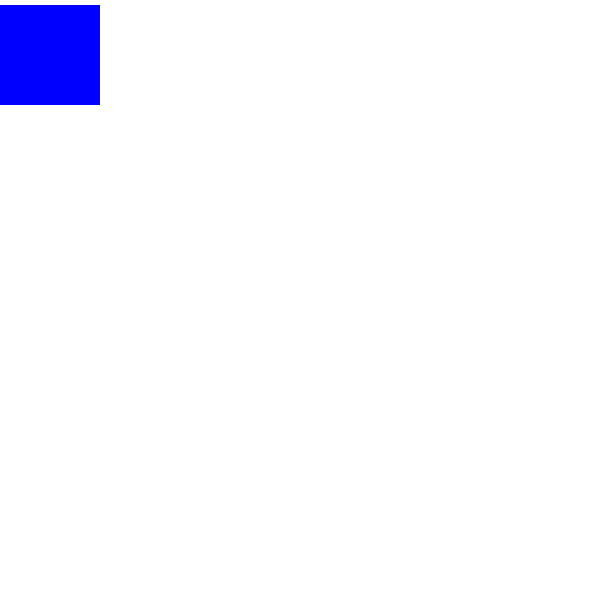
Frame 1 (no input)
Frame 60 (no input): identical to frame 1, image omitted
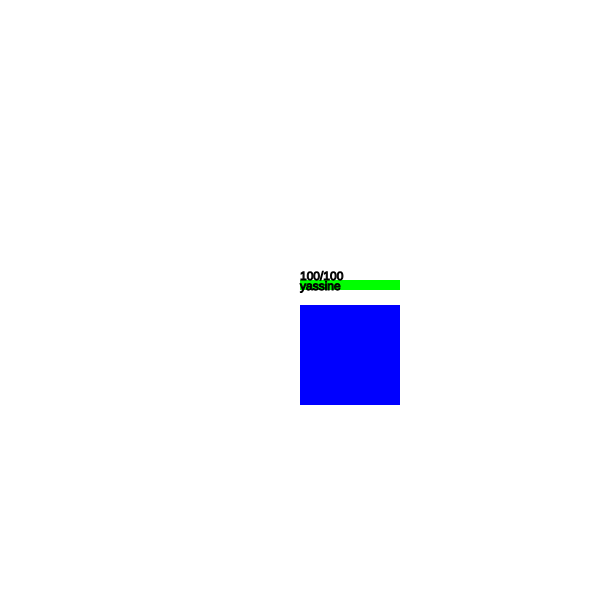
Frame 120 (the mouse pressed at the canvas centre since frame 60)

The p5.js sketch that drew these frames (run headless with seeded random() and noise() and a simulated clock; from frame 60 on, the mouse is pressed at the canvas centre):

// p5.js sketch
// ── sketch.js

var h;

function setup() {
  createCanvas(600,600);
  
  h = new healt(width/2,height/2,100);  
  h.show();
}
function keyTyped(){
  if(key == 'r'){
    h.reset();
    background(255);
    h.show();
  }
  if(key == 'a'){
    h.gotHit(20);
    background(255);
    h.show();
  }
  if(key == 'h'){
    h.heal(10);
    background(255);
    h.show();
  }
  if(key == 'g'){
    h.addHealt(10);
    background(255);
    h.show();
  }
}
function draw() {
    background(255);
  h.x = mouseX;
  h.y = mouseY-20;
  h.show();
  noStroke();
  fill(0,0,255);
  rect(mouseX,mouseY+5,100,100);
}



// ── healt.js

function healt(x,y,current){
  this.name = "yassine";
  this.x = x;
  this.y = y;
  this.max = 100;
  this.current = current;
  
  this.show = function(){
    //this.current = map(this.current,0,this.max,0,100);
    this.current = constrain(this.current,0,this.max);
    
    //this.current = map(this.current,0,this.max,this.max,0);
    
    noStroke();
    fill(255,0,0);
    rect(this.x,this.y,100,10);
    
    fill(0,255,0);
    rect(this.x,this.y,this.current,10);
    fill(100,100,255,100);
    rect(this.x+100,this.y,((this.current>100)?this.current-100:0),10);
    
    stroke(0);
    noFill();
    text(this.current+"/"+this.max,this.x,this.y);
    text(this.name,this.x,this.y+10);
  }
  this.gotHit = function(hit){
    this.current -= hit;
    this.max -= (this.max>=100)?hit:0;
    this.max = constrain(this.max,100,10000);
    this.current = constrain(this.current,0,this.max);
  }
  this.heal = function(points){
    this.current += points;
    this.current = constrain(this.current,0,this.max);
  }
  this.reset = function(){
    this.current = this.max;
    stroke(0);
    noFill();
    text(this.current+"/"+this.max,this.x,this.y);
    
    text(this.name,this.x-100,this.y+5);
  }
  this.addHealt = function(healt){
    this.max += healt; 
    this.reset();
  }
}
